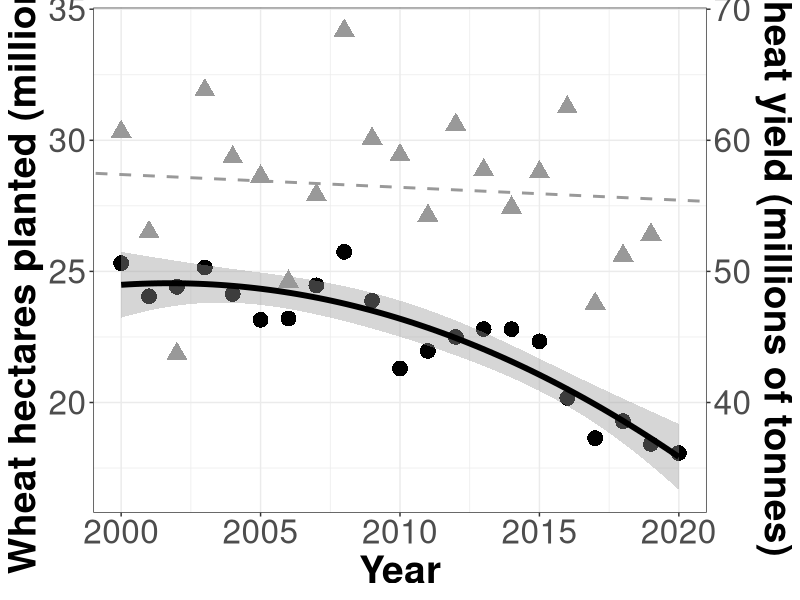
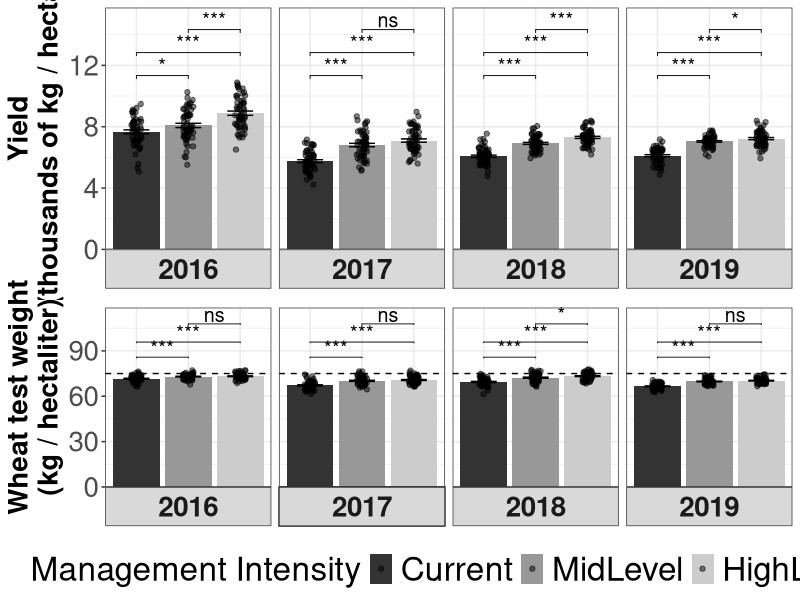
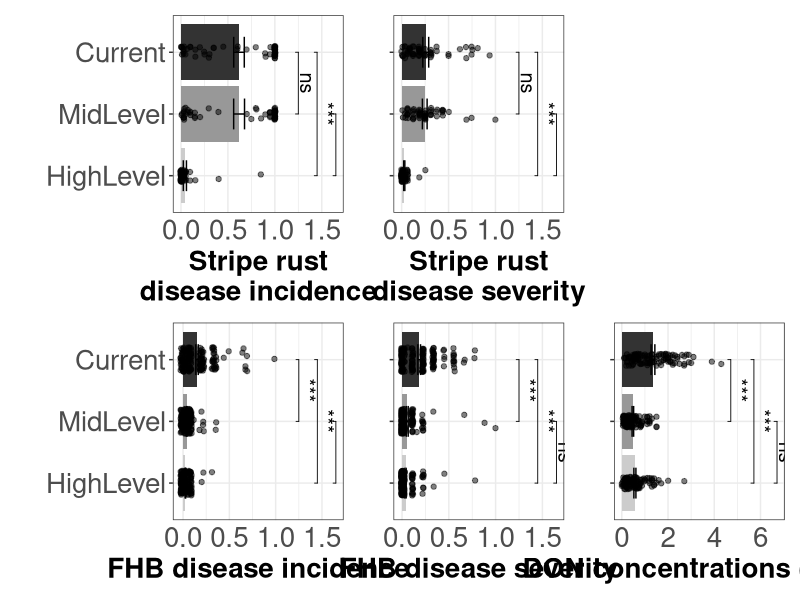

These figures' R source, in order:
## ---- chunk 1
master.df <- read.csv2("wheat_IM_data.csv", sep = ",", header = T)
master.df$Year <- as.factor(master.df$Year)
master.df$weight_lbs <- as.numeric(as.character(master.df$weight_lbs))
master.df$Percent_Moisture <- 
  as.numeric(as.character(master.df$Percent_Moisture))
master.df$Yield_bushels_acre <- 
  as.numeric(as.character(master.df$Yield_bushels_acre))
master.df$Yield_kg_hect <- as.numeric(as.character(master.df$Yield_kg_hect))
master.df$Test_weight_kg_hL <- 
  as.numeric(as.character(master.df$Test_weight_kg_hL))
master.df$seed_weight_250g <- 
  as.numeric(as.character(master.df$seed_weight_250g))
master.df$TKW_g <- as.numeric(as.character(master.df$TKW_g))

#Disease data
master.df$Stripe_Rust_DI <- as.numeric(master.df$Stripe_Rust_DI)
master.df$Stripe_Rust_DI_beta <- master.df$Stripe_Rust_DI/100
master.df$Stripe_Rust_DS <- as.numeric(master.df$Stripe_Rust_DS)
master.df$Stripe_Rust_DS_beta <- master.df$Stripe_Rust_DS/80

master.df$FHB_DI <- as.numeric(master.df$FHB_DI)
master.df$FHB_DI_beta <- master.df$FHB_DI/15
master.df$FHB_DS <- as.numeric(master.df$FHB_DS)
master.df$FHB_DS_beta <- master.df$FHB_DS/45
master.df$DON_ppm <- as.numeric(as.character(master.df$DON_ppm))
master.df$DON_ppm <- master.df$DON_ppm + 0.001
master.df$DON_ppm_log <- log(master.df$DON_ppm)
colnames(master.df)
## ---- chunk 2
planted.df <- read.csv2("planted_acres_yield_price.csv", 
                        sep = ",", header = T)
planted.df$Year
planted.df$WHEAT_ACRES_PLANTED <-
  as.numeric(as.character(planted.df$WHEAT_ACRES_PLANTED))
planted.df$WHEAT_BUSHELS_PRODUCED
planted.df$WHEAT_PRICE_RECIEVED_USD_BUSHEL <- 
  as.numeric(as.character(planted.df$WHEAT_PRICE_RECIEVED_USD_BUSHEL))
#Convert acres planted to hectares (divide acres by 2.471)
planted.df$WHEAT_HECTARES_PLANTED <- planted.df$WHEAT_ACRES_PLANTED/2.471
#Divide by 1 thousand to get in decent units
planted.df$WHEAT_HECTARES_PLANTED <- planted.df$WHEAT_HECTARES_PLANTED/1000000
#Convert bushels produced to tonnes (divide bushel by 36.74)
planted.df$WHEAT_TONNES_PRODUCED <- planted.df$WHEAT_BUSHELS_PRODUCED/36.74
#Divide by 1 million to get in decent units
planted.df$WHEAT_TONNES_PRODUCED <- planted.df$WHEAT_TONNES_PRODUCED/1000000
library(ggplot2)
ggplot(planted.df, aes(x=Year)) +
  geom_point(aes(y = WHEAT_HECTARES_PLANTED), size = 5, shape = 16) +
  stat_smooth(aes(y = WHEAT_HECTARES_PLANTED), 
              method = "lm", formula = y ~ x + I(x^2), 
              colour = "black", linetype = 1, size = 2) +
  #geom_text(x=2017, y=16.5, label="y = -0.33x + 682.0 \n P < 0.001",
  #          size = 8) +
  geom_point(aes(y = WHEAT_TONNES_PRODUCED/2), size = 5, shape = 17, 
             colour = "grey60") +
  geom_abline(slope = (-0.09773083/2), intercept = (252.85130202/2),
              colour = "grey60", linetype = 2, size = 1) +
  #geom_text(x=2017.5, y=32, label="y = -0.10x + 252.9 \n P = 0.68",
  #          colour = "grey60", size = 8) +
  ylab("Wheat hectares planted (millions)") +
  scale_y_continuous(sec.axis = sec_axis(~.*2, name = "Wheat yield (millions of tonnes)")) +
  theme_bw() + theme(strip.text.x = element_text(size=8, face = "bold"),
                     axis.text.x=element_text(size=24),
                     axis.text.y=element_text(size=24),
                     axis.title.x=element_text(size=28, face="bold"),
                     axis.title.y=element_text(size=28, face="bold"))

plant.lm <- lm(WHEAT_HECTARES_PLANTED~Year, planted.df)
summary(plant.lm)
planted.df$Year2 <- planted.df$Year^2
plant.quad <- lm(WHEAT_HECTARES_PLANTED~Year + Year2, planted.df)
summary(plant.quad)
#Quadratic fit is better for hectares planted

yield.lm <- lm(WHEAT_TONNES_PRODUCED~Year, planted.df)
summary(yield.lm)
yield.lm$coefficients
yield.quad <- lm(WHEAT_TONNES_PRODUCED~Year + Year2, planted.df)
summary(yield.quad)
planted.df$Year3 <- planted.df$Year^3
yield.cubic <- lm(WHEAT_TONNES_PRODUCED~Year + Year2 + Year3, planted.df)
summary(yield.cubic)
## ---- chunk 3
colnames(master.df)
get_mean <- function(var, man) {
  temp.df <- with(master.df, master.df[variety == as.character(var) & 
                                       management == as.character(man),])
  mean(na.omit(temp.df$Stripe_Rust_DX_beta))
}
get_mean("735","Current")
get_mean("735","MidLevel")
get_mean("735","HighLevel")
levels(master.df$variety)

get_mean2 <- function(man) {
  temp.df <- master.df[master.df$management == as.character(man),]
  mean(na.omit(temp.df$Yield_bushels_acre))
}
get_mean2("Current")
get_mean2("MidLevel")
get_mean2("HighLevel")
## ---- chunk 4
library(ggplot2)
library(ggpubr)
#install.packages("forcats")
#install.packages("rstatix")
library(forcats)
library(rstatix)
colnames(master.df)
master.df$management <- fct_relevel(master.df$management,
                                    "Current","MidLevel","HighLevel")
treatments <- list(c("Current", "MidLevel"),
                   c("Current", "HighLevel"),
                   c("MidLevel", "HighLevel"))

symnum.args <- list(
  cutpoints = c(0, 0.001, 0.01, 0.05, 1), 
  symbols = c("***","**","*","ns"))

p1 <- ggplot(data = master.df, aes(x = management, y = Yield_kg_hect/1000, 
                             fill = management)) +
  stat_summary(fun = mean, position="identity", geom = "bar") +
  stat_summary(fun.data = mean_se, 
               position = "identity", 
               geom = "errorbar",
               width = 0.5) +
  stat_compare_means(comparisons = treatments, 
                     size = 5, label = "p.adj.signif", method = "t.test",
                     label.y = c(11,12.5,14), symnum.args = symnum.args) +
  geom_jitter(width = 0.1, alpha = 0.5) +
  scale_y_continuous(expand = expansion(mult = c(0, 0.1))) +
  facet_grid(~Year, switch="x") +
  ylab("Yield\n(thousands of kg / hectare)") +
  #ggtitle("") +
  theme_bw() + guides(fill=guide_legend("Management Intensity")) +
  theme(legend.position="none",
          legend.title=element_text(size=24),
          legend.text=element_text(size=24),
          strip.text.x = element_text(size=20, face = "bold"),
          axis.text.x=element_blank(), 
          axis.text.y=element_text(size=20),
          axis.title.x=element_blank(), 
          axis.title.y=element_text(size=20, face="bold"), 
          axis.ticks.x=element_blank(),
          panel.background=element_blank()) +
  scale_fill_grey()

p2 <- ggplot(data = master.df, aes(x = management, y = Test_weight_kg_hL, 
                             fill = management)) +
  stat_summary(fun = mean, position="identity", geom = "bar") +
  stat_summary(fun.data = mean_se, 
               position = "identity", 
               geom = "errorbar",
               width = 0.5) +
  stat_compare_means(comparisons = treatments, 
                     size = 5, label = "p.signif", method = "t.test",
                     label.y = c(85,95,107), symnum.args = symnum.args) +
  geom_jitter(width = 0.1, alpha = 0.5) +
  scale_y_continuous(expand = expansion(mult = c(0, 0.1))) +
  geom_hline(aes(yintercept=75), linetype = 2) +
  facet_grid(~Year, switch="x") +
  ylab("Wheat test weight\n(kg / hectaliter)") +
  #ggtitle("") +
  theme_bw() + guides(fill=guide_legend("Management Intensity")) +
  theme(legend.position="bottom",
          legend.title=element_text(size=24),
          legend.text=element_text(size=24),
          strip.text.x = element_text(size=20, face = "bold"),
          axis.text.x=element_blank(), 
          axis.text.y=element_text(size=20),
          axis.title.x=element_blank(), 
          axis.title.y=element_text(size=20, face="bold"), 
          axis.ticks.x=element_blank(),
          panel.background=element_blank()) +
  scale_fill_grey()

library(gridExtra)
grid.arrange(p1,p2,ncol=1)
## ---- chunk 5
colnames(master.df)
get.prob <- function(man) {
  temp.df <- master.df[master.df$management == as.character(man),]
  n <- length(temp.df$Test_weight_lbs_bu)
  nodock_count <- 0
  dock1_count <- 0
  dock2_count <- 0
  dock3_count <- 0
  for (i in temp.df$Test_weight_lbs_bu){
    if (i >= 58){
      nodock_count <- nodock_count + 1
    }
    else if (i < 58 && i >= 56){
      dock1_count <- dock1_count + 1
    }
    else if (i < 56 && i >= 52){
      dock2_count <- dock2_count + 1
    }
    else if (i < 52){
      dock3_count <- dock3_count + 1
    }
  }
  print(cat("No dock = ", nodock_count, " out of ", n))
  print(cat("Dock 1  = ", dock1_count, " out of ", n))
  print(cat("Dock 2  = ", dock2_count, " out of ", n))
  print(cat("Dock 3  = ", dock3_count, " out of ", n))
}
get.prob("Current")
get.prob("MidLevel")
get.prob("HighLevel")
## ---- chunk 6
colnames(master.df)
range(na.omit(master.df$DON_ppm))
get.prob2 <- function(man) {
  temp.df <- master.df[master.df$management == as.character(man),]
  n <- length(na.omit(temp.df$DON_ppm))
  nodock_count <- 0
  dock20_count <- 0
  dock30_count <- 0
  dock40_count <- 0
  for (i in na.omit(temp.df$DON_ppm)){
    if (i < 2.1){
      nodock_count <- nodock_count + 1
    }
    else if (i >= 2.1 && i < 3.0){
      dock20_count <- dock20_count + 1
    }
    else if (i >= 3.1 && i < 4.0){
      dock30_count <- dock30_count + 1
    }
    else if (i >= 4.0){
      dock40_count <- dock40_count + 1
    }
  }
  print(cat("No dock = ", nodock_count, " out of ", n))
  print(cat("Dock 20¢ = ", dock20_count, " out of ", n))
  print(cat("Dock 30¢ = ", dock30_count, " out of ", n))
  print(cat("Rejection = ", dock40_count, " out of ", n))
}
get.prob2("Current")
get.prob2("MidLevel")
get.prob2("HighLevel")
## ---- chunk 7
library(ggplot2)
library(ggpubr)
#install.packages("forcats")
library(forcats)
colnames(master.df)
master.df$management <- fct_relevel(master.df$management,
                                    "Current","MidLevel","HighLevel")
treatments <- list(c("Current", "MidLevel"),
                   c("Current", "HighLevel"),
                   c("MidLevel", "HighLevel"))

master.df2 <- master.df[master.df$Year != 2016,]

symnum.args <- list(
  cutpoints = c(0, 0.001, 0.01, 0.05, 1), 
  symbols = c("***","**","*","ns"))

p.FHB.DI <- ggplot(data = master.df2, aes(x = management, y = FHB_DI_beta, 
                             fill = management)) +
  stat_summary(fun = mean, position="identity", geom = "bar") +
  stat_summary(fun.data = mean_se, 
               position = "identity", 
               geom = "errorbar",
               width = 0.5) +
  stat_compare_means(comparisons = treatments, 
                     size = 5, label = "p.signif", method = "t.test",
                     label.y = c(1.2,1.4,1.6), symnum.args = symnum.args) +
  geom_jitter(width = 0.2, alpha = 0.5) +
  scale_x_discrete(limits=c("HighLevel", "MidLevel", "Current")) +
  #scale_y_continuous(expand = expansion(mult = c(0, 0.1))) +
  #facet_grid(~Year, switch="x") +
  ylab("FHB disease incidence") + xlab("") +
  coord_flip() +
  #ggtitle("") +
  theme_bw() + guides(fill=guide_legend("Management Intensity")) +
  theme(legend.position="none",
          legend.title=element_text(size=24),
          legend.text=element_text(size=24),
          strip.text.y = element_blank(),
          #strip.text.x = element_text(size=12, face = "bold"),
          axis.text.x=element_text(size=20),
          axis.text.y=element_text(size=20),
          axis.title.x=element_text(size=20, face="bold"),
          axis.title.y=element_text(size=20, face="bold"), 
          axis.ticks.x=element_blank(),
          panel.background=element_blank()) +
  scale_fill_grey()

p.FHB.DS <- ggplot(data = master.df2, aes(x = management, y = FHB_DS_beta, 
                             fill = management)) +
  stat_summary(fun = mean, position="identity", geom = "bar") +
  stat_summary(fun.data = mean_se, 
               position = "identity", 
               geom = "errorbar",
               width = 0.5) +
  stat_compare_means(comparisons = treatments, 
                     size = 5, label = "p.signif", method = "t.test",
                     label.y = c(1.2,1.4,1.6), symnum.args = symnum.args) +
  geom_jitter(width = 0.2, alpha = 0.5) +
  scale_x_discrete(limits=c("HighLevel", "MidLevel", "Current")) +
  #scale_y_continuous(expand = expansion(mult = c(0, 0.1))) +
  #facet_grid(~Year, switch="x") +
  ylab("FHB disease severity") + xlab("") +
  coord_flip() +
  #ggtitle("") +
  theme_bw() + guides(fill=guide_legend("Management Intensity")) +
  theme(legend.position="none",
          legend.title=element_text(size=24),
          legend.text=element_text(size=24),
          strip.text.y = element_blank(),
          #strip.text.x = element_text(size=12, face = "bold"),
          axis.text.x=element_text(size=20),
          axis.text.y=element_blank(),
          axis.title.x=element_text(size=20, face="bold"),
          axis.title.y=element_text(size=20, face="bold"), 
          axis.ticks.x=element_blank(),
          panel.background=element_blank()) +
  scale_fill_grey()

master.df2 <- master.df2[master.df2$Year != 2017,]
p.DON <- ggplot(data = master.df2, aes(x = management, y = DON_ppm, 
                             fill = management)) +
  stat_summary(fun = mean, position="identity", geom = "bar") +
  stat_summary(fun.data = mean_se, 
               position = "identity", 
               geom = "errorbar",
               width = 0.5) +
  stat_compare_means(comparisons = treatments, 
                     size = 5, label = "p.signif", method = "t.test",
                     label.y = c(4.5,5.5,6.5), symnum.args = symnum.args) +
  geom_jitter(width = 0.1, alpha = 0.5) +
  scale_x_discrete(limits=c("HighLevel", "MidLevel", "Current")) +
  #scale_y_continuous(expand = expansion(mult = c(0.05, 0.1))) +
  #facet_grid(~Year) +
  ylab("DON concentrations (ppm)") + xlab("") +
  coord_flip() +
  #ggtitle("") +
  theme_bw() + guides(fill=guide_legend("Management Intensity")) +
  theme(legend.position="none",
          legend.title=element_text(size=24),
          legend.text=element_text(size=24),
          strip.text.y = element_blank(),
          #strip.text.x = element_text(size=12, face = "bold"),
          axis.text.x=element_text(size=20),
          axis.text.y=element_blank(),
          axis.title.x=element_text(size=20, face="bold"),
          axis.title.y=element_text(size=20, face="bold"), 
          axis.ticks.x=element_blank(),
          panel.background=element_blank()) +
  scale_fill_grey()

master.df3 <- master.df[master.df$Year == 2017,]

p.SR.DS <- ggplot(data = master.df3, aes(x = management, 
                              y = Stripe_Rust_DS_beta, 
                              fill = management)) +
  stat_summary(fun = mean, position="identity", geom = "bar") +
  stat_summary(fun.data = mean_se, 
               position = "identity", 
               geom = "errorbar",
               width = 0.5) +
  stat_compare_means(comparisons = treatments, 
                     size = 5, label = "p.signif", method = "t.test",
                     label.y = c(1.2,1.4,1.6), symnum.args = symnum.args) +
  geom_jitter(width = 0.1, alpha = 0.5) +
  scale_x_discrete(limits=c("HighLevel", "MidLevel", "Current")) +
  #scale_y_continuous(expand = expansion(mult = c(0, 0.1))) +
  #facet_grid(~Year) +
  ylab("Stripe rust\ndisease severity") + xlab("") +
  coord_flip() +
  #ggtitle("") +
  theme_bw() + guides(fill=guide_legend("Management Intensity")) +
  theme(legend.position="none",
          legend.title=element_text(size=24),
          legend.text=element_text(size=24),
          strip.text.y = element_blank(),
          #strip.text.x = element_text(size=12, face = "bold"),
          axis.text.x=element_text(size=20),
          axis.text.y=element_blank(),
          axis.title.x=element_text(size=20, face="bold"),
          axis.title.y=element_text(size=20, face="bold"), 
          axis.ticks.x=element_blank(),
          panel.background=element_blank()) +
  scale_fill_grey()

p.SR.DI <- ggplot(data = master.df3, aes(x = management, 
                              y = Stripe_Rust_DI_beta, 
                              fill = management)) +
  stat_summary(fun = mean, position="identity", geom = "bar") +
  stat_summary(fun.data = mean_se, 
               position = "identity", 
               geom = "errorbar",
               width = 0.5) +
  stat_compare_means(comparisons = treatments, 
                     size = 5, label = "p.signif", method = "t.test",
                     label.y = c(1.2,1.4,1.6), symnum.args = symnum.args) +
  geom_jitter(width = 0.1, alpha = 0.5) +
  scale_x_discrete(limits=c("HighLevel", "MidLevel", "Current")) +
  #scale_y_continuous(expand = expansion(mult = c(0, 0.1))) +
  #facet_grid(~Year) +
  ylab("Stripe rust\ndisease incidence") + xlab("") +
  coord_flip() +
  #ggtitle("") +
  theme_bw() + guides(fill=guide_legend("Management Intensity")) +
  theme(legend.position="none",
          legend.title=element_text(size=24),
          legend.text=element_text(size=24),
          strip.text.y = element_blank(),
          #strip.text.x = element_text(size=12, face = "bold"),
          axis.text.x=element_text(size=20),
          axis.text.y=element_text(size=20),
          axis.title.x=element_text(size=20, face="bold"),
          axis.title.y=element_text(size=20, face="bold"), 
          axis.ticks.x=element_blank(),
          panel.background=element_blank()) +
  scale_fill_grey()

#install.packages("patchwork")
library(patchwork)
layout <- "
AABB##
CCDDEE
"
p.SR.DI + p.SR.DS + p.FHB.DI + p.FHB.DS + p.DON +
  plot_layout(design = layout)
